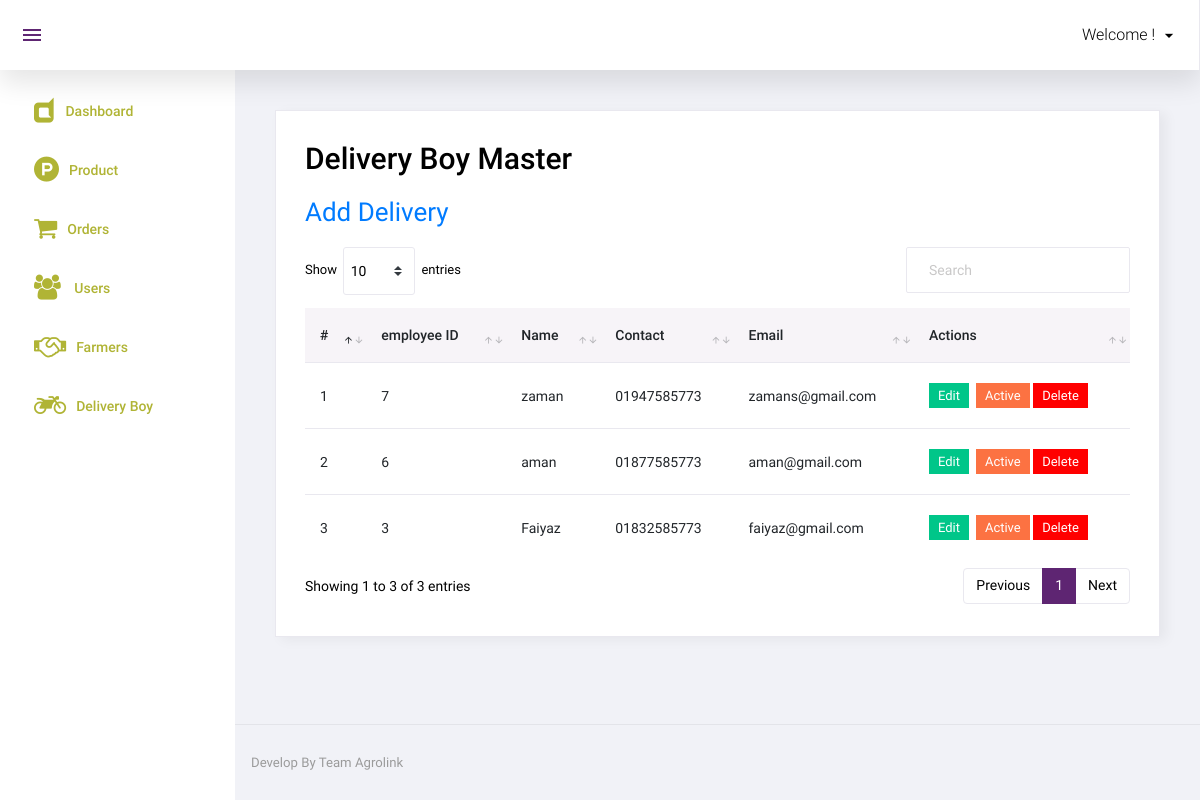
Page /admin/delivery_boy.php on the committed database.
### tables this page shows
CREATE TABLE EMPLOYEE (
    employee_ID INTEGER AUTO_INCREMENT,
    emp_name VARCHAR(100) NOT NULL,
    emp_contact VARCHAR(20) NOT NULL,
    department VARCHAR(50) NOT NULL,
    usertype INTEGER NOT NULL,
    email VARCHAR(100) NOT NULL,
    username VARCHAR(15) NOT NULL,
    password VARCHAR(255) NOT NULL,
    CONSTRAINT empPK PRIMARY KEY (employee_ID)
);

### admin/delivery_boy.php (the view, shortened to what this page needs)
<?php
include('top.php');
$sql = "select * from employee WHERE usertype=5 Order by employee_ID desc";
$res = mysqli_query($con, $sql);
?>
<div class="card">
	<div class="card-body">
		<h1 class="grid_title">Delivery Boy Master</h1>
		<a href="manage_delivery_boy" class="add_link">Add Delivery</a>
		<div class="row grid_box">
			<div class="col-12">
				<div class="table-responsive">
					<table id="order-listing" class="table">
						<thead>
							<tr>
								<th>#</th>
								<th>employee ID</th>
								<th>Name</th>
								<th>Contact</th>
								<th>Email</th>
								<th>Actions</th>
							</tr>
						</thead>
						<tbody>
							<?php if (mysqli_num_rows($res) > 0) {
								$i = 1;
								while ($row = mysqli_fetch_assoc($res)) {
							?>
									<tr>
										<td><?php echo $i ?></td>
										<td><?php echo $row['employee_ID'] ?></td>
										<td><?php echo $row['emp_name'] ?></td>
										<td><?php echo $row['emp_contact'] ?></td>
										<td><?php echo $row['email'] ?></td>
										<td>
											<a href="manage_delivery_boy?id=<?php echo $row['employee_ID'] ?>"><label class="badge badge-success hand_cursor">Edit</label></a>&nbsp;
											<?php
											if ($row['status'] == 1) {
											?>
												<a href="?id=<?php echo $row['employee_ID'] ?>&type=deactive"><label class="badge badge-danger hand_cursor">Active</label></a>
											<?php
											} else {
											?>
												<a href="?id=<?php echo $row['employee_ID'] ?>&type=active"><label class="badge badge-info hand_cursor">Deactive</label></a>
											<?php
											}
											?>
											<a href="?id=<?php echo $row['employee_ID'] ?>&type=delete"><label class="badge badge-danger delete_red hand_cursor">Delete</label></a>
										</td>
									</tr>
								<?php
									$i++;
								}
							} else { ?>
								<tr>
									<td colspan="5">No data found</td>
								</tr>
							<?php } ?>
						</tbody>
					</table>
				</div>
			</div>
		</div>
	</div>
</div>
<?php include('footer.php'); ?>

### rows in the picture
employee: employee_ID "7", emp_name "zaman", emp_contact "01947585773", email "zamans@gmail.com"
employee: employee_ID "6", emp_name "aman", emp_contact "01877585773", email "aman@gmail.com"
employee: employee_ID "3", emp_name "Faiyaz", emp_contact "01832585773", email "faiyaz@gmail.com"
